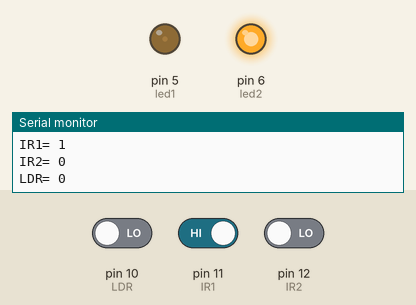
Bench run of a sketch on a simulated Arduino Uno, built with avr-gcc and run on an emulated ATmega328P. On the bench: output pins drawn as LEDs (lit = HIGH), the last lines printed to the serial monitor. The test bench sets the inputs (shaded band); at power-on: pin 11 (IR1) HIGH, pin 12 (IR2) LOW, pin 10 (LDR) LOW.

Above: at 1.7 s.
1.8 s: pin 11 (IR1) driven LOW
At 2.3 s:
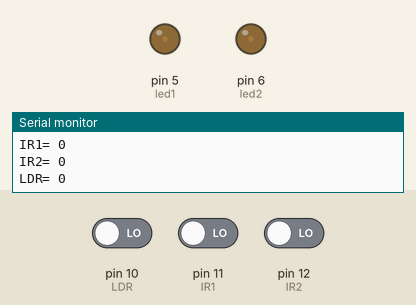
3.5 s: pin 12 (IR2) driven HIGH
At 4.7 s:
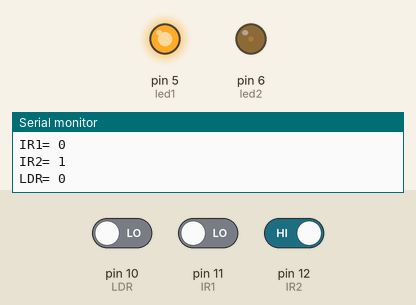
5.0 s: pin 11 (IR1) driven HIGH
At 5.9 s:
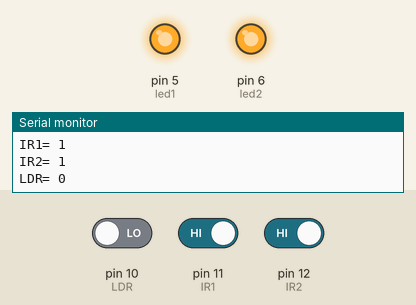
6.5 s: pin 10 (LDR) driven HIGH
At 7.0 s:
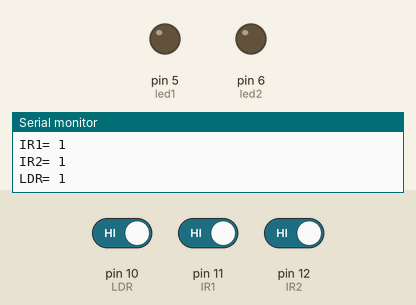
8.0 s: pin 10 (LDR) driven LOW
At 9.2 s:
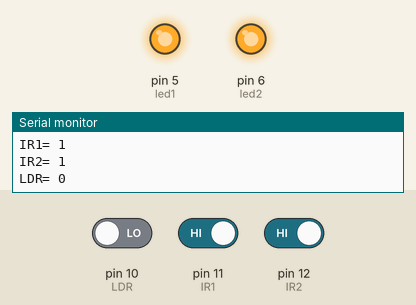
9.5 s: pin 12 (IR2) driven LOW
At 10.6 s:
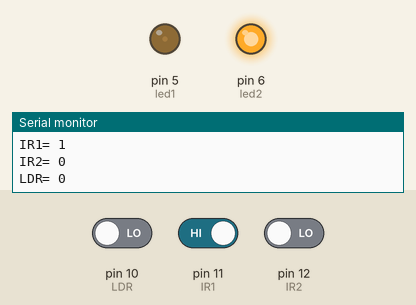
Timing chart, 0 to 12.0 s (numbered marks = the images above; inputs shaded):
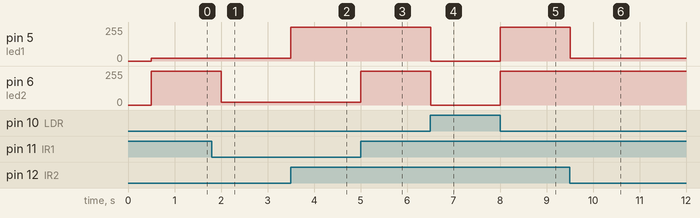

The sketch:

streetlight_arduino.ino
```cpp
int led1 = 5;
int led2 = 6;
int LDR = 10;
int IR1 = 11;
int IR2 = 12;

void setup()
{
  Serial.begin(9600);
  delay(500);

  pinMode(IR1, INPUT);
  pinMode(IR2, INPUT);
  pinMode(LDR, INPUT);
  pinMode(led1, OUTPUT);
  pinMode(led2, OUTPUT);
}

void loop()
{
  int val1 = digitalRead(IR1); // If Any Object front of IR Sensor 1 then val1 = 0
  int val2 = digitalRead(IR2); // If Any Object front of IR Sensor 2 then val2 = 0
  int val3 = digitalRead(LDR); // At Night, LDR val3 = 0

  Serial.print("IR1= ");
  Serial.println(val1);
  Serial.print("IR2= ");
  Serial.println(val2);
  Serial.print("LDR= ");
  Serial.println(val3);

  if (val3 == 1)  // Morning: LED OFF
  {
    digitalWrite(5, LOW);
    digitalWrite(6, LOW);
  }
  else  // Night: LED logic based on IR
  {
    analogWrite(5, 10);
    analogWrite(6, 10);

    if (val1 == 0 && val2 == 1)
    {
      analogWrite(5, 255);  // changed from 500 → max PWM is 255
      analogWrite(6, 20);
    }
    else if (val1 == 1 && val2 == 0)
    {
      analogWrite(5, 20);
      analogWrite(6, 255);
    }
    else if (val1 == 0 && val2 == 0)
    {
      analogWrite(5, 20);
      analogWrite(6, 20);
    }
    else
    {
      analogWrite(5, 255);
      analogWrite(6, 255);
    }
  }

delay(500);
}
```

Measured:
- after the input at 1.8 s, pin 6 (led2): 255/255 → 20/255 after 0.20 s
- after the input at 3.5 s, pin 5 (led1): 20/255 → 255/255 at once
- after the input at 5.0 s, pin 6 (led2): 20/255 → 255/255 at once
- after the input at 6.5 s, pin 5 (led1), pin 6 (led2): 255/255 → 0/255 at once
- after the input at 8.0 s, pin 5 (led1), pin 6 (led2): 0/255 → 255/255 at once
- after the input at 9.5 s, pin 5 (led1): 255/255 → 20/255 at once
